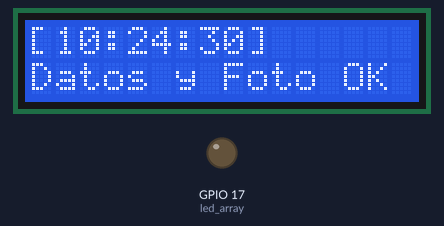
A program run on a simulated Raspberry Pi (BCM pin numbers). On the bench: 16×2 character LCD, output pins drawn as LEDs (lit = HIGH). The clock reads 2024-03-15 10:24:30 at power-on unless the program sets it; files the program writes start out absent; the camera gives no picture and a still takes 0.5 s; every time zone reads the same local clock; library files of the repository ran but are not shown: I2C_LCD_driver.py; what the program prints to the terminal is not drawn. At 4.8 s the program stops and its outputs stay as they are.

Above: at 2.9 s.
Timing chart, 0 to 4.4 s (numbered marks = the images above):
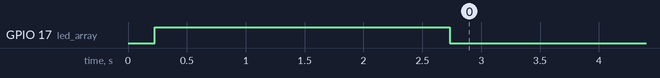

The program:

rpisensor.py
```python
import csv
import socket
import math
import time
import threading
import os
import board
import time
import datetime
import zoneinfo
import numpy as np
from gpiozero import LED
import I2C_LCD_driver
from adafruit_as7341 import AS7341
from picamera2 import Picamera2, Preview

# Definición del arreglo de LEDs
led_array = LED(17)

# Definición de pantalla LCD como variable "lcd"
lcd = I2C_LCD_driver.lcd()

# Zona horaria
zona_santiago = zoneinfo.ZoneInfo("America/Santiago")

# Inicialización del sensor AS7341
sensor = AS7341(board.I2C())

# Sensor ATIME (Por defecto es 100)
sensor.atime = 29

# Sensor ASTEP (Por defecto es 999)
sensor.astep = 599

# Sensor GAIN (Por defecto es 8 (128))
sensor.gain = 8

# Configuración inicial de la cámara
picam2 = Picamera2()
camera_config = picam2.create_preview_configuration()
picam2.configure(camera_config)
picam2.start_preview(Preview.NULL)

# Registro log
log_register = "/home/pi/Raspi-Confgs/take_pictures.log"

# -------------------------------------------------------------------
# -------------------------------------------------------------------
# -------------------------------------------------------------------

# Obtiene las lecturas de los 10+1 canales
def bar_graph(read_value):
    scaled = int(read_value / 1000)
    return "[%5d] " % read_value + (scaled * "*")

# Función para obtener los datos del sensor
def datos_sensor():
    # Obtiene las lecturas de los canales y los almacena en un diccionario
    datos_sensor = [
        bar_graph(sensor.channel_415nm),
        bar_graph(sensor.channel_445nm),
        bar_graph(sensor.channel_480nm),
        bar_graph(sensor.channel_515nm),
        bar_graph(sensor.channel_555nm),
        bar_graph(sensor.channel_590nm),
        bar_graph(sensor.channel_630nm),
        bar_graph(sensor.channel_680nm),
        bar_graph(sensor.channel_clear),
        bar_graph(sensor.channel_nir)
    ]
    return datos_sensor

def mostrar_datos():
    print("------ Datos de la muestra ------")

    print("F1 - 415nm/Violet  %s" % bar_graph(sensor.channel_415nm))
    print("F2 - 445nm//Indigo %s" % bar_graph(sensor.channel_445nm))
    print("F3 - 480nm//Blue   %s" % bar_graph(sensor.channel_480nm))
    print("F4 - 515nm//Cyan   %s" % bar_graph(sensor.channel_515nm))
    print("F5 - 555nm/Green   %s" % bar_graph(sensor.channel_555nm))
    print("F6 - 590nm/Yellow  %s" % bar_graph(sensor.channel_590nm))
    print("F7 - 630nm/Orange  %s" % bar_graph(sensor.channel_630nm))
    print("F8 - 680nm/Red     %s" % bar_graph(sensor.channel_680nm))
    print("Clear              %s" % bar_graph(sensor.channel_clear))
    print("Near-IR (NIR)      %s" % bar_graph(sensor.channel_nir))

    print("------------------------------------------")

    datos = datos_sensor()
    # promedio_datos_medida(datos)
    hora_santiago = datetime.datetime.now(zona_santiago)
    datos_str = ",".join(map(str, datos))
    foto_id = f"foto_{hora_santiago.strftime('%H%M%S_%d%m%Y')}.jpg"
    guardar_datos(datos_str, foto_id, hora_santiago)
    return datos

def guardar_datos(datos, foto_id, hora_santiago):

    print(f"[{hora_santiago.strftime('%H:%M:%S de %d/%m/%Y')}] --- Datos del sensor guardados")
    foto_id = f"foto_{hora_santiago.strftime('%H%M%S_%d%m%Y')}.jpg"

    datos = datos.split(",")
    # datos.append("")
    datos.append(foto_id)
    fecha_hora = datetime.datetime.now().strftime("%Y-%m-%d,%H:%M:%S")

    #with open(f"/home/pi/Data/DataSensor/data_{hora_santiago.strftime('%H%M%S_%d%m%Y')}.csv", mode='a', newline='') as archivo_csv:
    with open(f"/home/pi/Data/DataSensor/data.csv", mode='a', newline='') as archivo_csv:
        escritor_csv = csv.writer(archivo_csv)
        escritor_csv.writerow([fecha_hora] + datos)

# -------------------------------------------------------------------
# -------------------------------------------------------------------
# -------------------------------------------------------------------

# Función para tomar una foto y guardarla con h:m:s d:m:a
def tomar_foto():
	try:

		picam2.start()

		hora_santiago = datetime.datetime.now(zona_santiago)
		nombre_foto = f"/home/pi/Data/Photos/foto_{hora_santiago.strftime('%H%M%S_%d%m%Y')}.jpg"

		fecha_hora_actual = hora_santiago.strftime("%H%M%S_%d%m%Y")
		picam2.capture_file(nombre_foto)
		time.sleep(2)
		#led_array.off()

	except Exception as e:
		print("Error al tomar la foto")
		limpiar_pantalla(hora_santiago)
		lcd.lcd_display_string("Error con foto", 2)

# -------------------------------------------------------------------
# -------------------------------------------------------------------
# -------------------------------------------------------------------

# Función para "limpiar" la pantalla LCD y además imprimir la hora
# en la primera fila
def limpiar_pantalla(hora_santiago):
	lcd.lcd_clear()
	lcd.lcd_display_string(f"[{hora_santiago.strftime('%H:%M:%S')}]", 1)

# Función para llevar registro de los datos tomados
def register_data_log():
    hora_santiago = datetime.datetime.now(zona_santiago)
    with open(log_register, "a") as log_file:
        log_file.write(f"Datos del sensor guardados a las {hora_santiago}\n")

# Función para llevar registro de las fotos tomadas
def register_log():
    hora_santiago = datetime.datetime.now(zona_santiago)
    with open(log_register, "a") as log_file:
        log_file.write(f"Foto tomada a las {hora_santiago}\n")

# -------------------------------------------------------------------
# -------------------------------------------------------------------
# -------------------------------------------------------------------

def main():
    # Se define la hora a la que se esté tomando la foto y medición
    hora_santiago = datetime.datetime.now(zona_santiago)

    # Se llama a la función que toma la foto
    # Se deja registro en el log
    led_array.on()
    tomar_foto()
    register_log()

    # Se llama a la función para tomar datos
    # Se imprime mensaje en pantalla
    mostrar_datos()
    register_data_log()
    led_array.off()
    limpiar_pantalla(hora_santiago)
    lcd.lcd_display_string("Datos y Foto OK", 2)
    time.sleep(2)

    # Se limpia la pantalla
    lcd.lcd_clear()


if __name__ == "__main__":
	main()
```

Measured:
- by itself, GPIO 17 (led_array): LOW → HIGH at 0.23 s, → LOW 2.5 s later
